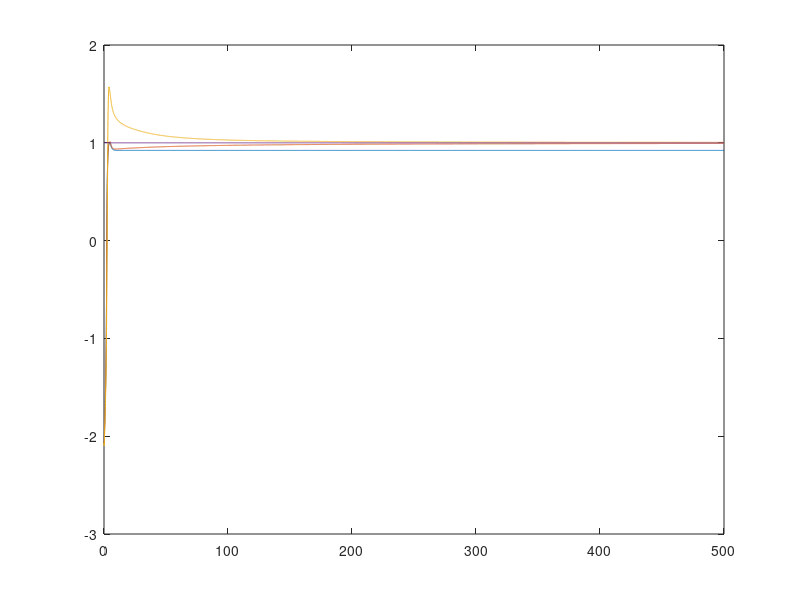
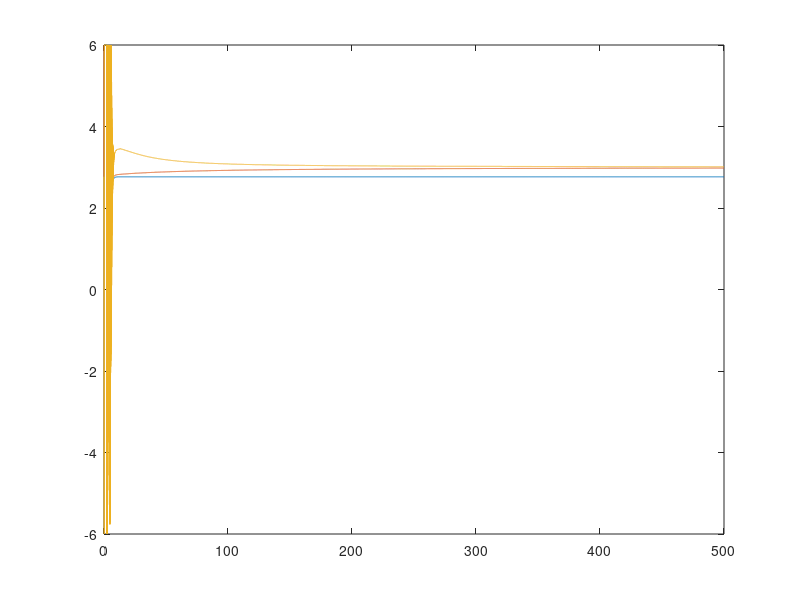

MATLAB code to generate these figures, in order:
clc
clear
% close all

% load DuffingPlot_trajectory
% plotTime = 100;
% tspan_pred = tspan_pred(1 : plotTime);
% marker_T = marker_T(1 : plotTime / 10);
% marker_originX = marker_originX(:, 1 : plotTime / 10);
% Uplot = Uplot(:, 1 : plotTime);
% % for i = 1: 2
% %     subplot(2, 1, i)
% %     plot(tspan_pred, X(i, 1 :plotTime));
% %     hold on
% %     plot(tspan_pred, test_Y(i, 1 :plotTime));
% %     hold on
% %     scatter(marker_T, marker_originX(i, :), 30,'filled');
% %     hold off
% % end
% 
% % plot(tspan_pred, Uplot)
% N = 100;
% N_traj = 100;
% scatter(X(1, :), X(2, :), 10, 'filled')



% load DuffingPlot
% plotTime = 10000;
% 
% logXloc_collection = logXloc(:, 1 : plotTime);
% logXLOClift_collection = logXLOClift(:, 1 : plotTime);
% logU_collection = logUloc(:, 1 : plotTime);
% A_error_collection = A_error(:, 1 : plotTime);
% B_error_collection = B_error(:, 1 : plotTime);
% C_error_collection = C_error(:, 1 : plotTime);

% load DuffingPlotrealtime
% tspan = tspan(1 : plotTime);
% plot(tspan, logX(1, 1 : plotTime))
% hold on 
% plot(tspan, logXloc_collection(1, :))
% hold on 
% plot(tspan, logXloc(1, 1 : plotTime))
% hold on 
% plot(tspan, logR(1, 1 : plotTime))

% figure
% plot(tspan, logU(1, 1 : plotTime))
% hold on 
% plot(tspan, logU_collection(1, :))
% hold on 
% plot(tspan, logUloc(1, 1 : plotTime))

% figure
% plot(tspan, A_error_collection(1, 1 : plotTime))
% hold on
% plot(tspan, B_error_collection(1, 1 : plotTime))
% hold on
% plot(tspan, C_error_collection(1, 1 : plotTime))
% 
% 
% figure
% plot(tspan, A_error(1, 1 : plotTime))
% hold on
% plot(tspan, B_error(1, 1 : plotTime))
% hold on
% plot(tspan, C_error(1, 1 : plotTime))

% load vdpPlot_trajectory
% figure
% plotTime = 100;
% tspan_pred = tspan_pred(1 : plotTime);
% marker_T = marker_T(1 : plotTime / 10);
% marker_originX = marker_originX(:, 1 : plotTime / 10);
% Uplot = Uplot(:, 1 : plotTime);
% for i = 1: 2
%     subplot(2, 1, i)
%     plot(tspan_pred, X(i, 1 :plotTime));
%     hold on
%     plot(tspan_pred, test_Y(i, 1 :plotTime));
%     hold on
%     scatter(marker_T, marker_originX(i, :), 30,'filled');
%     hold off
% end
% plot(tspan_pred, Uplot);

% figure
% scatter(X(1, :), X(2, :), 10, 'filled')


load VDPPlot
plotTime = 10000;

logXloc_collection = logXloc(:, 1 : plotTime);
logXLOClift_collection = logXLOClift(:, 1 : plotTime);
logU_collection = logUloc(:, 1 : plotTime);
A_error_collection = A_error(:, 1 : plotTime);
B_error_collection = B_error(:, 1 : plotTime);
C_error_collection = C_error(:, 1 : plotTime);

load VDPPlotrealtime
tspan = tspan(1 : plotTime);
figure
plot(tspan, logX(1, 1 : plotTime))
hold on 
plot(tspan, logXloc_collection(1, :))
hold on 
plot(tspan, logXloc(1, 1 : plotTime))
hold on 
plot(tspan, logR(1, 1 : plotTime))

figure
plot(tspan, logU(1, 1 : plotTime))
hold on 
plot(tspan, logU_collection(1, :))
hold on 
plot(tspan, logUloc(1, 1 : plotTime))
% 
% figure
% plot(tspan, A_error_collection(1, 1 : plotTime))
% hold on
% plot(tspan, B_error_collection(1, 1 : plotTime))
% hold on
% plot(tspan, C_error_collection(1, 1 : plotTime))


% figure
% plot(tspan, A_error(1, 1 : plotTime))
% hold on
% plot(tspan, B_error(1, 1 : plotTime))
% hold on
% plot(tspan, C_error(1, 1 : plotTime))


% figure
% plotTime = 2000;
% for i = 1: 8
%     subplot(2, 4, i);
%     plot(tspan(1:plotTime), logXLOClift(i, 1:plotTime))
%     hold on
%     plot(tspan(1:plotTime), logXLOClift_collection(i, 1:plotTime))
%     hold on
%     plot(tspan(1:plotTime), logRlift(i, 1:plotTime));
%     hold on
% end

% figure
% plotTime = 2000;
% 
% for i = 1: 8
%     plot(tspan(1:plotTime), logXLOClift(i, 1:plotTime))
%     hold on
%     plot(tspan(1:plotTime), logXLOClift_collection(i, 1:plotTime))
%     hold on
%     plot(tspan(1:plotTime), logRlift(i, 1:plotTime));
%     hold on
% end




